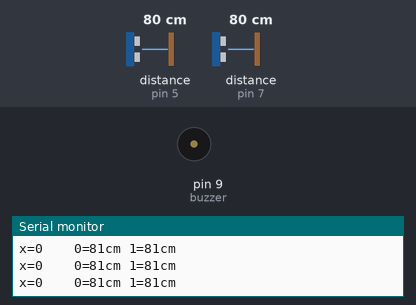
Recording of a sketch running on a simulated Arduino Uno, built with avr-gcc and run on an emulated ATmega328P. Shown: buzzer (waves = sounding, pin HIGH), the last lines printed to the serial monitor. Inputs (shaded band) come from the test bench; at power-on: distance to the obstacle (sensors on pin 5, pin 7) 80 cm. The echo pulse lasts 58.3 µs per cm.

Above: at 1.2 s.
1.3 s: distance to the obstacle (sensor on pin 5) set to 67 cm
At 2.6 s:
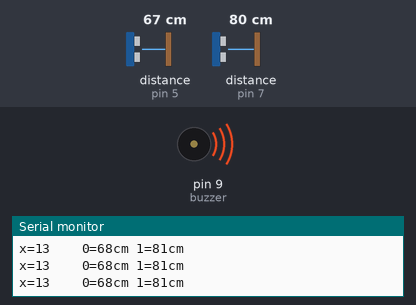
2.9 s: distance to the obstacle (sensor on pin 7) set to 77 cm
5.9 s: distance to the obstacle (sensor on pin 7) set to 69 cm
At 7.2 s:
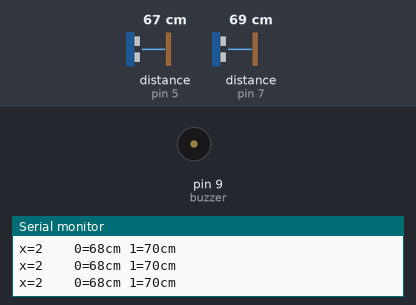
8.9 s: distance to the obstacle (sensor on pin 7) set to 120 cm
At 9.7 s:
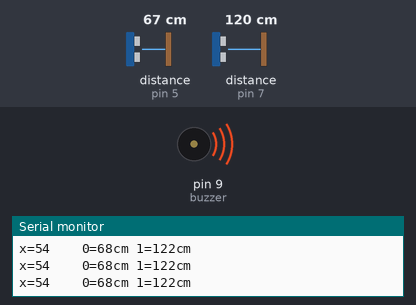
10.6 s: distance to the obstacle (sensor on pin 7) set to 2 cm
At 11.2 s:
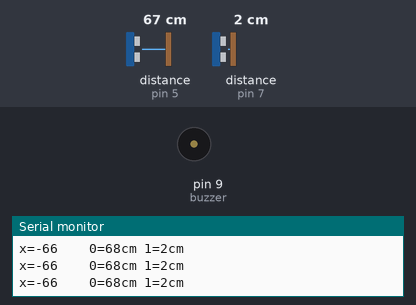
Timing chart, 0 to 13.6 s (numbered marks = the images above; inputs shaded):
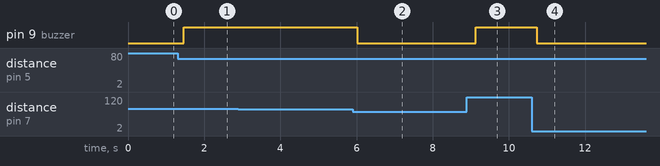

Measured:
- the behaviour switches between 73 and 72 cm on distance to the obstacle (sensor on pin 5) (found by bisection; images 0 and 1)
- the behaviour switches between 75 and 74 cm on distance to the obstacle (sensor on pin 7) (found by bisection; images 1 and 2)
- after the input at 1.3 s, pin 9 (buzzer): LOW → HIGH after 0.16 s
- after the input at 5.9 s, pin 9 (buzzer): HIGH → LOW after 0.13 s
- after the input at 8.9 s, pin 9 (buzzer): LOW → HIGH after 0.23 s
- after the input at 10.6 s, pin 9 (buzzer): HIGH → LOW after 0.14 s

The sketch:

tito_chair.ino
```cpp
// ---------------------------------------------------------------------------
// Example NewPing library sketch that pings 3 sensors 20 times a second.
// ---------------------------------------------------------------------------

#include <NewPing.h>

#define SONAR_NUM 2      // Number of sensors.
#define MAX_DISTANCE 200 // Maximum distance (in cm) to ping.
int x ;

const int buzzer = 9;
NewPing sonar[SONAR_NUM] = {   // Sensor object array.
  NewPing(4, 5, MAX_DISTANCE), // Each sensor's trigger pin, echo pin, and max distance to ping.
  NewPing(6, 7, MAX_DISTANCE),

};

void setup() {
  Serial.begin(115200); // Open serial monitor at 115200 baud to see ping results.
pinMode(buzzer, OUTPUT);

}

void loop() {
  x= sonar[1].ping_cm()-sonar[0].ping_cm();

  for (uint8_t i = 0; i < SONAR_NUM; i++) { // Loop through each sensor and display results.
    delay(50); // Wait 50ms between pings (about 20 pings/sec). 29ms should be the shortest delay between pings.
    Serial.print(i);
    Serial.print("=");
    Serial.print(sonar[i].ping_cm());
    Serial.print("cm ");


  }
  Serial.println(   );
  Serial.print("x");
    Serial.print("=");
    Serial.print(x);
    Serial.print("    ");

if (x <8)
        { // Enter the Distance
digitalWrite(buzzer, LOW);


}
else{
digitalWrite(buzzer, HIGH);

}


}
```
